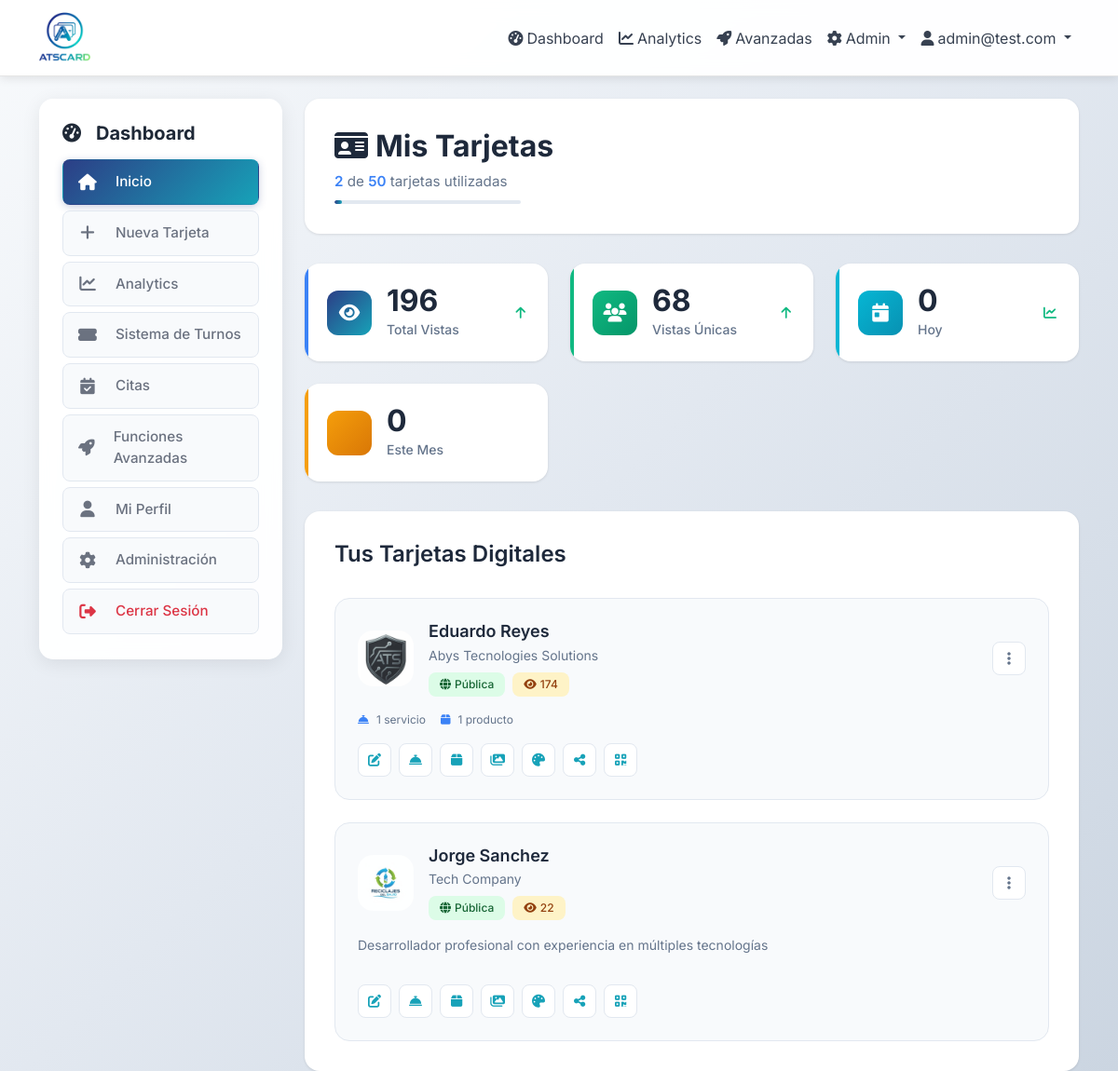
/dashboard/ (signed in), run on the app's committed database.
### app/models.py (models this page shows, shortened)
class User(UserMixin, db.Model):
    id = db.Column(db.Integer, primary_key=True)
    email = db.Column(db.String(120), unique=True, nullable=False, index=True)
    password_hash = db.Column(db.String(255), nullable=False)
    role = db.Column(Enum('admin', 'user', name='user_roles'), default='user', nullable=False)
    is_active = db.Column(db.Boolean, default=True, nullable=False)
    is_approved = db.Column(db.Boolean, default=False)
    approved_at = db.Column(db.DateTime)
    approved_by_id = db.Column(db.Integer)
    is_suspended = db.Column(db.Boolean, default=False)
    suspension_reason = db.Column(db.String(500))
    suspended_at = db.Column(db.DateTime)
    suspended_by_id = db.Column(db.Integer)
    max_cards = db.Column(db.Integer, default=1, nullable=False)
    last_login = db.Column(db.DateTime)
    total_views = db.Column(db.Integer, default=0)
    email_verified = db.Column(db.Boolean, default=False)
    email_verified_at = db.Column(db.DateTime)
    reset_token = db.Column(db.String(255))
    reset_token_expires = db.Column(db.DateTime)
    created_at = db.Column(db.DateTime, default=now_utc_for_db)
    updated_at = db.Column(db.DateTime, default=now_utc_for_db, onupdate=now_utc_for_db)
    cards = db.relationship('Card', backref='owner', lazy='dynamic', cascade='all, delete-orphan')
    ticket_system = db.relationship('TicketSystem', backref='owner', uselist=False, cascade='all, delete-orphan')
    def is_admin(self):
        return self.role == 'admin'

class Card(db.Model):
    id = db.Column(db.Integer, primary_key=True)
    owner_id = db.Column(db.Integer, db.ForeignKey('user.id'), nullable=False)
    slug = db.Column(db.String(100), unique=True, nullable=False, index=True)
    title = db.Column(db.String(200))  # e.g., "Lourdes Arellano - Salón & Spa"
    name = db.Column(db.String(100), nullable=False)
    job_title = db.Column(db.String(200))
    company = db.Column(db.String(200))
    phone = db.Column(db.String(20))
    email_public = db.Column(db.String(120))
    website = db.Column(db.String(255))
    location = db.Column(db.String(255))
    bio = db.Column(db.Text)
    theme_id = db.Column(db.Integer, db.ForeignKey('theme.id'), nullable=False)
    is_public = db.Column(db.Boolean, default=True, nullable=False)
    published_at = db.Column(db.DateTime)
    avatar_path = db.Column(db.String(255))  # Legacy - kept for backward compatibility
    avatar_square_path = db.Column(db.String(255))  # Square version for circle/rounded/square
    avatar_rect_path = db.Column(db.String(255))   # Rectangular version for rectangle shape
    require_customer_address = db.Column(db.Boolean, default=False, nullable=False)  # solicitar dirección en citas
    created_at = db.Column(db.DateTime, default=now_utc_for_db)
    updated_at = db.Column(db.DateTime, default=now_utc_for_db, onupdate=now_utc_for_db)
    instagram = db.Column(db.String(255))
    whatsapp_country = db.Column(db.String(10))  # Country code for WhatsApp (e.g., '+34')
    whatsapp = db.Column(db.String(20))  # Phone number without country code
    custom_layout = db.Column(db.Text)  # Store custom layout JSON from visual editor
    facebook = db.Column(db.String(255))
    linkedin = db.Column(db.String(255))
    twitter = db.Column(db.String(255))
    youtube = db.Column(db.String(255))
    tiktok = db.Column(db.String(255))
    telegram = db.Column(db.String(255))
    snapchat = db.Column(db.String(255))
    pinterest = db.Column(db.String(255))
    github = db.Column(db.String(255))
    behance = db.Column(db.String(255))
    dribbble = db.Column(db.String(255))
    primary_social_networks = db.Column(db.Text)
    services = db.relationship('Service', backref='card', lazy='dynamic', cascade='all, delete-orphan')
    products = db.relationship('Product', backref='card', lazy='dynamic', cascade='all, delete-orphan')
    gallery_items = db.relationship('GalleryItem', backref='card', lazy='dynamic', cascade='all, delete-orphan')
    def get_public_url(self):
        return f"/c/{self.slug}"
    def get_total_views(self):
        return self.views.count()
    def get_unique_views(self):
        from sqlalchemy import func
        return db.session.query(func.count(func.distinct(CardView.ip_address))).filter_by(card_id=self.id).scalar() or 0
    def get_views_today(self):
        start_utc, end_utc = get_date_range_utc(days=1)
        return self.views.filter(
            CardView.viewed_at >= start_utc,
            CardView.viewed_at <= end_utc
        ).count()
    def get_views_this_month(self):
        start_utc, end_utc = get_month_range_utc()
        return self.views.filter(
            CardView.viewed_at >= start_utc,
            CardView.viewed_at <= end_utc
        ).count()

### app/dashboard/routes.py (the view)
@bp.route('/')
@login_required
def index():
    cards = current_user.cards.all()
    total_views = sum(card.get_total_views() for card in cards)
    total_unique_views = sum(card.get_unique_views() for card in cards)
    total_views_today = sum(card.get_views_today() for card in cards)
    total_views_this_month = sum(card.get_views_this_month() for card in cards)
    stats = {
        'total_views': total_views,
        'unique_views': total_unique_views,
        'views_today': total_views_today,
        'views_this_month': total_views_this_month,
        'total_cards': len(cards),
        'public_cards': len([c for c in cards if c.is_public])
    }
    user_agent = request.headers.get('User-Agent', '').lower()
    is_mobile = any(keyword in user_agent for keyword in [
        'mobile', 'android', 'iphone', 'ipad', 'ipod', 'blackberry', 'windows phone'
    ])
    if is_mobile:
        return render_template('dashboard/index_pwa.html', cards=cards, stats=stats)
    else:
        return render_template('dashboard/index.html', cards=cards, stats=stats)

### app/templates/dashboard/index.html (shortened to what this page needs)
{% extends "base.html" %}
{% block content %}
<div class="row">
    <div class="col-md-3">
        {% include 'dashboard/_sidebar.html' %}
    </div>
    <div class="col-md-9">
        <div class="dashboard-header">
            <div class="header-content">
                <div class="header-left">
                    <h1 class="dashboard-title">
                        <i class="fas fa-id-card me-2"></i>Mis Tarjetas
                    </h1>
                    <div class="dashboard-subtitle">
                        <span class="card-count">{{ cards|length }}</span> de <span class="card-limit">{{ current_user.max_cards }}</span> tarjetas utilizadas
                        <div class="progress-bar-container">
                            <div class="progress-bar" style="width: {{ (cards|length / current_user.max_cards * 100) }}%"></div>
                        </div>
                    </div>
                </div>
            </div>
        </div>
        {% if cards and stats %}
        <div class="stats-grid">
            <div class="stat-card stat-primary">
                <div class="stat-icon">
                    <i class="fas fa-eye"></i>
                </div>
                <div class="stat-content">
                    <div class="stat-number">{{ stats.total_views }}</div>
                    <div class="stat-label">Total Vistas</div>
                </div>
                <div class="stat-trend">
                    <i class="fas fa-arrow-up"></i>
                </div>
            </div>
            <div class="stat-card stat-success">
                <div class="stat-icon">
                    <i class="fas fa-users"></i>
                </div>
                <div class="stat-content">
                    <div class="stat-number">{{ stats.unique_views }}</div>
                    <div class="stat-label">Vistas Únicas</div>
                </div>
                <div class="stat-trend">
                    <i class="fas fa-arrow-up"></i>
                </div>
            </div>
            <div class="stat-card stat-info">
                <div class="stat-icon">
                    <i class="fas fa-calendar-day"></i>
                </div>
                <div class="stat-content">
                    <div class="stat-number">{{ stats.views_today }}</div>
                    <div class="stat-label">Hoy</div>
                </div>
                <div class="stat-trend">
                    <i class="fas fa-chart-line"></i>
                </div>
            </div>
            <div class="stat-card stat-warning">
                <div class="stat-icon">
                </div>
                <div class="stat-content">
                    <div class="stat-number">{{ stats.views_this_month }}</div>
                    <div class="stat-label">Este Mes</div>
                </div>
            </div>
        </div>
        {% endif %}
        {% if cards %}
        <div class="cards-section">
            <h2 class="section-title">Tus Tarjetas Digitales</h2>
            <div class="cards-grid">
                {% for card in cards %}
                <div class="card-item">
                    <div class="card-header">
                        <div class="card-avatar">
                            {% if card.avatar_path %}
                                <img src="{{ url_for('static', filename='uploads/' + card.avatar_path) }}" alt="{{ card.name }}">
                            {% else %}
                                <div class="avatar-placeholder">
                                    <i class="fas fa-user"></i>
                                </div>
                            {% endif %}
                        </div>
                        <div class="card-info">
                            <h3 class="card-name">{{ card.title or card.name }}</h3>
                            {% if card.company %}
                                <div class="card-company">{{ card.company }}</div>
                            {% endif %}
                            <div class="card-status">
                                {% if card.is_public %}
                                    <span class="status-badge status-active">
                                        <i class="fas fa-globe"></i> Pública
                                    </span>
                                {% else %}
                                    <span class="status-badge status-draft">
                                        <i class="fas fa-lock"></i> Privada
                                    </span>
                                {% endif %}
                                {% if card.is_public and card.get_total_views() > 0 %}
                                    <span class="views-badge">
                                        <i class="fas fa-eye"></i> {{ card.get_total_views() }}
                                    </span>
                                {% endif %}
                            </div>
                        </div>
                        <div class="card-actions">
                            <div class="dropdown">
                                <button class="action-btn" data-bs-toggle="dropdown">
                                    <i class="fas fa-ellipsis-v"></i>
                                </button>
                            </div>
                        </div>
                    </div>
                    {% if card.bio %}
                    <div class="card-description">
                        {{ card.bio[:120] }}{% if card.bio|length > 120 %}...{% endif %}
                    </div>
                    {% endif %}
                    <div class="card-stats">
                        {% if card.services.count() > 0 %}
                            <div class="stat-item">
                                <i class="fas fa-concierge-bell"></i>
                                {{ card.services.count() }} servicio{{ 's' if card.services.count() > 1 }}
                            </div>
                        {% endif %}
                        {% if card.products.count() > 0 %}
                            <div class="stat-item">
                                <i class="fas fa-box"></i>
                                {{ card.products.count() }} producto{{ 's' if card.products.count() > 1 }}
                            </div>
                        {% endif %}
                    </div>
                    <div class="card-quick-actions">
                        <a href="{{ url_for('dashboard.edit_card', id=card.id) }}" class="quick-btn quick-edit">
                            <i class="fas fa-edit"></i>
                        </a>
                        <a href="{{ url_for('dashboard.card_services', id=card.id) }}" class="quick-btn quick-services">
                            <i class="fas fa-concierge-bell"></i>
                        </a>
                        <a href="{{ url_for('dashboard.card_products', id=card.id) }}" class="quick-btn quick-products">
                            <i class="fas fa-box"></i>
                        </a>
                        <a href="{{ url_for('dashboard.card_gallery', id=card.id) }}" class="quick-btn quick-gallery">
                            <i class="fas fa-images"></i>
                        </a>
                        <a href="{{ url_for('dashboard.card_theme', id=card.id) }}" class="quick-btn quick-theme">
                            <i class="fas fa-palette"></i>
                        </a>
                        <a href="{{ url_for('dashboard.card_social_networks', id=card.id) }}" class="quick-btn quick-social">
                            <i class="fas fa-share-alt"></i>
                        </a>
                        <a href="{{ url_for('dashboard.card_qr', id=card.id) }}" class="quick-btn quick-qr">
                            <i class="fas fa-qrcode"></i>
                        </a>
                    </div>
                </div>
                {% endfor %}
            </div>
        </div>
        {% endif %}
        </div>
    </div>
</div>
{% endblock %}

### app/templates/base.html (shortened to what this page needs)
<!DOCTYPE html>
<html lang="es">
<head>
    <link href="https://cdn.jsdelivr.net/npm/bootstrap@5.3.0/dist/css/bootstrap.min.css" rel="stylesheet">
    <link href="https://cdnjs.cloudflare.com/ajax/libs/font-awesome/6.4.0/css/all.min.css" rel="stylesheet">
</head>
<body>
    <nav class="navbar navbar-expand-lg navbar-light mb-4">
        <div class="container">
            <a class="navbar-brand d-flex align-items-center" href="{{ url_for('index') }}">
                <img src="{{ url_for('static', filename='logo/logoNB.png') }}" alt="ATScard" class="navbar-logo me-2">
            </a>
            <div class="collapse navbar-collapse" id="navbarNav">
                <ul class="navbar-nav ms-auto">
                    {% if current_user.is_authenticated %}
                        <li class="nav-item">
                            <a class="nav-link" href="{{ url_for('dashboard.index') }}">
                                <i class="fas fa-tachometer-alt me-1"></i>Dashboard
                            </a>
                        </li>
                        <li class="nav-item">
                            <a class="nav-link" href="{{ url_for('dashboard.analytics') }}">
                                <i class="fas fa-chart-line me-1"></i>Analytics
                            </a>
                        </li>
                        <li class="nav-item">
                            <a class="nav-link" href="{{ url_for('dashboard.advanced_features') }}">
                                <i class="fas fa-rocket me-1"></i>Avanzadas
                            </a>
                        </li>
                        {% if current_user.is_admin() %}
                        <li class="nav-item dropdown">
                            <a class="nav-link dropdown-toggle" href="#" role="button" data-bs-toggle="dropdown">
                                <i class="fas fa-cog me-1"></i>Admin
                            </a>
                        </li>
                        {% endif %}
                        <li class="nav-item dropdown">
                            <a class="nav-link dropdown-toggle" href="#" role="button" data-bs-toggle="dropdown">
                                <i class="fas fa-user me-1"></i>{{ current_user.email }}
                            </a>
                        </li>
                    {% endif %}
                </ul>
            </div>
        </div>
    </nav>
    <div class="container">
        {% block content %}{% endblock %}
</body>
</html>

### data on the page
User: email "admin@test.com", max_cards "50"
Card: avatar_path (picture), title+name "Eduardo Reyes", company "Abys Tecnologies Solutions", is_public True (drawn), get_total_views "174", services.count "1", products.count "1"
Card: avatar_path (picture), title+name "Jorge Sanchez", company "Tech Company", is_public True (drawn), get_total_views "22", bio "Desarrollador profesional con experiencia en múltiples tecnologías"

### other printed values
{{ cards|length }} "2"
{{ stats.total_views }} "196"
{{ stats.unique_views }} "68"
{{ stats.views_today }} "0"
{{ stats.views_this_month }} "0"
